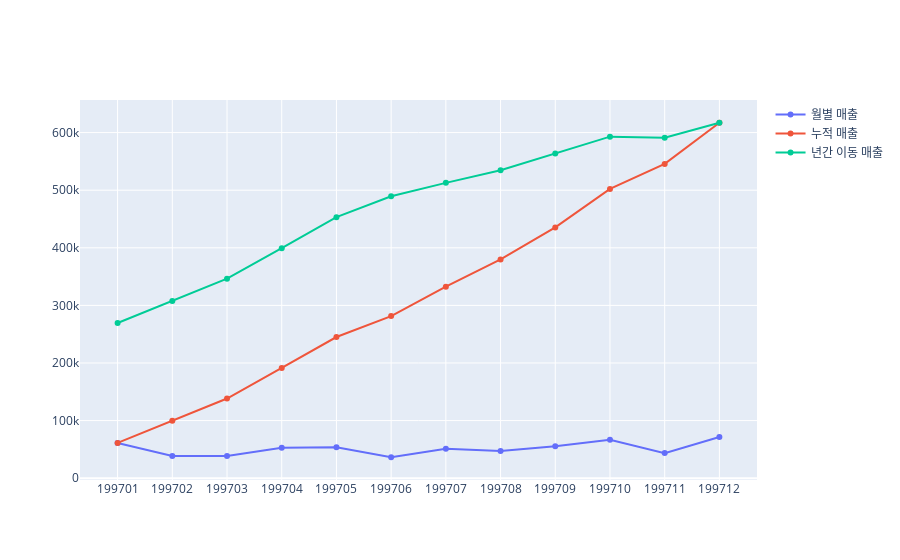

The notebook cell saved with this chart:
### Code cell
import plotly.graph_objects as go

fig = go.Figure()
fig.add_trace(go.Scatter(
    x=df['year_month'],
    y=df['sum_amount'],
    name='월별 매출')
    )
fig.add_trace(go.Scatter(
    x=df['year_month'],
    y=df['acc_amount'],
    name='누적 매출')
    )
fig.add_trace(go.Scatter(
    x=df['year_month'],
    y=df['year_ma_amount'],
    name='년간 이동 매출')
    )
fig.show()

### Figure 1 — Plotly figure (JSON) as saved in the notebook; plotly's stock layout.template omitted (floating-point values rounded to 4 significant figures)
{"data": [{"name": "월별 매출", "type": "scatter", "x": ["199701", "199702", "199703", "199704", "199705", "199706", "199707", "199708", "199709", "199710", "199711", "199712"], "y": [61260.0, 38480.0, 38550.0, 53030.0, 53780.0, 36360.0, 51020.0, 47290.0, 55630.0, 66750.0, 43530.0, 71400.0]}, {"name": "누적 매출", "type": "scatter", "x": ["199701", "199702", "199703", "199704", "199705", "199706", "199707", "199708", "199709", "199710", "199711", "199712"], "y": [61260.0, 99740.0, 138300.0, 191300.0, 245100.0, 281500.0, 332500.0, 379800.0, 435400.0, 502200.0, 545700.0, 617100.0]}, {"name": "년간 이동 매출", "type": "scatter", "x": ["199701", "199702", "199703", "199704", "199705", "199706", "199707", "199708", "199709", "199710", "199711", "199712"], "y": [269300.0, 307800.0, 346400.0, 399400.0, 453200.0, 489500.0, 512700.0, 534500.0, 563800.0, 593000.0, 590900.0, 617100.0]}], "layout": {}}
